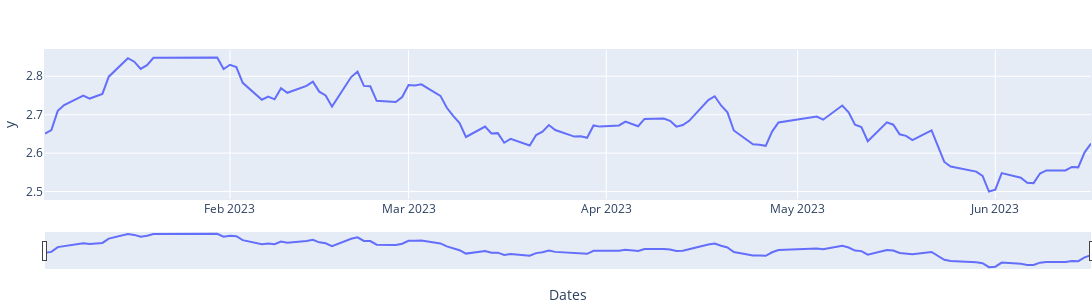

The notebook cell saved with this chart:
### Markdown cell above
#### 3.1  上证50ETF-close

### Code cell
fig = px.line(x=underlying_info['trade_date'], y=underlying_info['close'])
fig.update_layout(xaxis_title = 'Dates', autosize=False, width=1100, height=300, margin=dict(l=1, r=1, b=1, t=50, pad=1))
fig.update_xaxes(rangeslider_visible=True) # 调节区间
fig.show()
